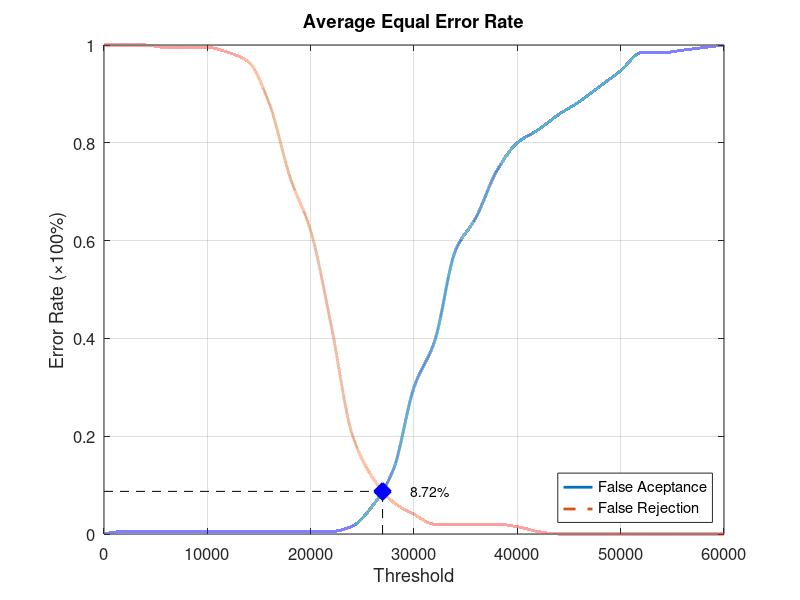
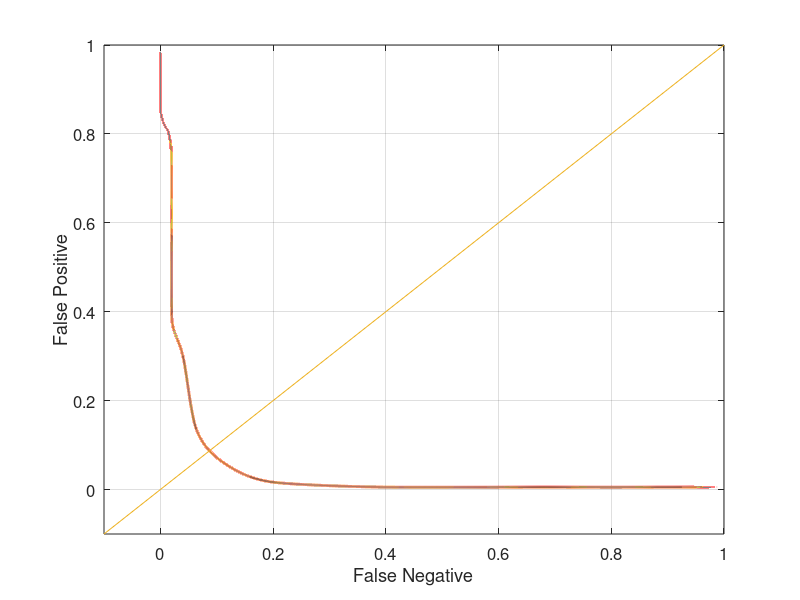

The MATLAB source for these figures, in order:
function yEER = Database4_3
close all;
clear;
clc;
x = 0:2000:60000;
xq = 0:0.5:60000;

y0 = [0 0.00526316 0.00526316 0.00526316 0.00526316 0.00526316 0.00526316 0.00526316 0.00526316 0.00526316 0.00526316 0.00526316 0.0157895 0.0578947 0.131579 0.3 0.394737 0.578947 0.647368 0.742105 0.8 0.826316 0.857895 0.884211 0.915789 0.947368 0.984211 0.984211 0.989474 0.994737 1];
yy0 = interp1(x, y0, xq, 'pchip');
y1 = [1 1 1 0.995 0.995 0.995 0.985 0.965 0.88 0.73 0.62 0.425 0.205 0.115 0.065 0.04 0.02 0.02 0.02 0.02 0.015 0.005 0 0 0 0 0 0 0 0 0];
yy1 = interp1(x, y1, xq, 'pchip');

% Calculating EER: 
y2 = abs(y0 - y1);
find(y2 == min(y2))
yy2 = abs(yy0 - yy1);
xEER = find(yy2 == min(yy2));
xEERIndex = xq(xEER) % X-axis EER
yEER = yy0(xEER) % Y-axis EER

main = figure
plot(xq, yy0,'-','LineWidth', 2);	hold on
plot(xq, yy1,'--','LineWidth', 2);	hold on
plot([xEERIndex xEERIndex], [0 yEER], 'k--');	hold on
plot([0 xEERIndex], [yEER yEER], 'k--');	hold on
plot(xEERIndex, yEER, 'bx', 'LineWidth', 10);	hold on
text(xEERIndex + 10 * xEERIndex / 100, yEER, [num2str(round((10000 * yEER)) / 100) '%'])
legend('False Aceptance', 'False Rejection', 'Location', 'SouthEast')
xlabel('Threshold')
ylabel('Error Rate (\times100%)')
title('Average Equal Error Rate')
set(gca, 'FontSize', 12)
axis([0 60000 0 1])
grid on

print(main, 'Database4_3Main', '-dpng');
FNRxFPR = figure('Color', [1 1 1]);
plot(yy1, yy0, '-', yy1, yy0, 'LineWidth', 2);
hold on
y = -0.1:0.1:1
plot(y, y); 
set(gca, 'FontSize', 12)
xlabel('False Negative')
ylabel('False Positive')
axis([-0.1 1 -0.1 1])
set(gca, 'FontSize', 12)
grid on

print(FNRxFPR, 'Database4_3FNRxFPR','-dpng');
end
